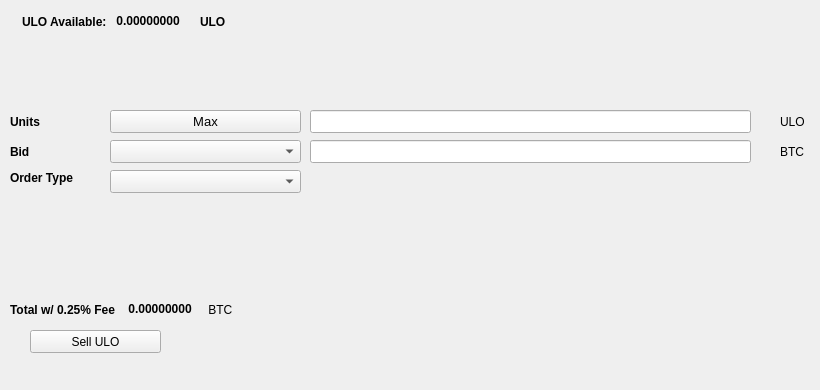
   <widget class="QWidget" name="SellTab">
    <attribute name="title">
     <string>Sell</string>
    </attribute>
    <widget class="QLabel" name="label_16">
     <property name="geometry">
      <rect>
       <x>780</x>
       <y>140</y>
       <width>31</width>
       <height>23</height>
      </rect>
     </property>
     <property name="text">
      <string>BTC</string>
     </property>
    </widget>
    <widget class="QComboBox" name="SellBidcomboBox">
     <property name="geometry">
      <rect>
       <x>110</x>
       <y>140</y>
       <width>191</width>
       <height>23</height>
      </rect>
     </property>
     <property name="font">
      <font>
       <pointsize>10</pointsize>
      </font>
     </property>
    </widget>
    <widget class="QLabel" name="label_18">
     <property name="geometry">
      <rect>
       <x>10</x>
       <y>110</y>
       <width>46</width>
       <height>23</height>
      </rect>
     </property>
     <property name="font">
      <font>
       <weight>75</weight>
       <bold>true</bold>
      </font>
     </property>
     <property name="text">
      <string>Units</string>
     </property>
    </widget>
    <widget class="QPushButton" name="Sell_Max_Amount">
     <property name="geometry">
      <rect>
       <x>110</x>
       <y>110</y>
       <width>191</width>
       <height>23</height>
      </rect>
     </property>
     <property name="font">
      <font>
       <pointsize>10</pointsize>
      </font>
     </property>
     <property name="text">
      <string>Max</string>
     </property>
    </widget>
    <widget class="QLabel" name="label_20">
     <property name="geometry">
      <rect>
       <x>10</x>
       <y>170</y>
       <width>91</width>
       <height>16</height>
      </rect>
     </property>
     <property name="font">
      <font>
       <weight>75</weight>
       <bold>true</bold>
      </font>
     </property>
     <property name="text">
      <string>Order Type</string>
     </property>
    </widget>
    <widget class="QComboBox" name="SellOrdertypeCombo">
     <property name="geometry">
      <rect>
       <x>110</x>
       <y>170</y>
       <width>191</width>
       <height>23</height>
      </rect>
     </property>
     <property name="font">
      <font>
       <pointsize>10</pointsize>
      </font>
     </property>
    </widget>
    <widget class="QLabel" name="label_21">
     <property name="geometry">
      <rect>
       <x>10</x>
       <y>140</y>
       <width>46</width>
       <height>23</height>
      </rect>
     </property>
     <property name="font">
      <font>
       <weight>75</weight>
       <bold>true</bold>
      </font>
     </property>
     <property name="text">
      <string>Bid</string>
     </property>
    </widget>
    <widget class="QLabel" name="label_22">
     <property name="geometry">
      <rect>
       <x>780</x>
       <y>110</y>
       <width>31</width>
       <height>23</height>
      </rect>
     </property>
     <property name="text">
      <string>ULO</string>
     </property>
    </widget>
    <widget class="QLineEdit" name="UnitsInputULO">
     <property name="geometry">
      <rect>
       <x>310</x>
       <y>110</y>
       <width>441</width>
       <height>23</height>
      </rect>
     </property>
     <property name="font">
      <font>
       <pointsize>9</pointsize>
       <weight>75</weight>
       <bold>true</bold>
      </font>
     </property>
    </widget>
    <widget class="QLineEdit" name="SellBidPriceEdit">
     <property name="geometry">
      <rect>
       <x>310</x>
       <y>140</y>
       <width>441</width>
       <height>23</height>
      </rect>
     </property>
     <property name="font">
      <font>
       <pointsize>9</pointsize>
       <weight>75</weight>
       <bold>true</bold>
      </font>
     </property>
    </widget>
    <widget class="QPushButton" name="SellULOBTN">
     <property name="geometry">
      <rect>
       <x>30</x>
       <y>330</y>
       <width>131</width>
       <height>23</height>
      </rect>
     </property>
     <property name="text">
      <string>Sell ULO</string>
     </property>
     <property name="icon">
      <iconset resource="../eulo">
       <normaloff>:/icons/bitcoin</normaloff>:/icons/bitcoin</iconset>
     </property>
    </widget>
    <widget class="QWidget" name="layoutWidget3">
     <property name="geometry">
      <rect>
       <x>22</x>
       <y>12</y>
       <width>258</width>
       <height>19</height>
      </rect>
     </property>
     <layout class="QHBoxLayout" name="horizontalLayout">
      <item>
       <widget class="QLabel" name="label232_2">
        <property name="font">
         <font>
          <weight>75</weight>
          <bold>true</bold>
         </font>
        </property>
        <property name="text">
         <string>ULO Available:</string>
        </property>
       </widget>
      </item>
      <item>
       <widget class="QLabel" name="ULOAvailableLabel">
        <property name="palette">
         <palette>
          <active>
           <colorrole role="WindowText">
            <brush brushstyle="SolidPattern">
             <color alpha="255">
              <red>0</red>
              <green>0</green>
              <blue>0</blue>
             </color>
            </brush>
           </colorrole>
           <colorrole role="Button">
            <brush brushstyle="SolidPattern">
             <color alpha="255">
              <red>0</red>
              <green>170</green>
              <blue>0</blue>
             </color>
            </brush>
           </colorrole>
           <colorrole role="Light">
            <brush brushstyle="SolidPattern">
             <color alpha="255">
              <red>0</red>
              <green>255</green>
              <blue>0</blue>
             </color>
            </brush>
           </colorrole>
           <colorrole role="Midlight">
            <brush brushstyle="SolidPattern">
             <color alpha="255">
              <red>0</red>
              <green>212</green>
              <blue>0</blue>
             </color>
            </brush>
           </colorrole>
           <colorrole role="Dark">
            <brush brushstyle="SolidPattern">
             <color alpha="255">
              <red>0</red>
              <green>85</green>
              <blue>0</blue>
             </color>
            </brush>
           </colorrole>
           <colorrole role="Mid">
            <brush brushstyle="SolidPattern">
             <color alpha="255">
              <red>0</red>
              <green>113</green>
              <blue>0</blue>
             </color>
            </brush>
           </colorrole>
           <colorrole role="Text">
            <brush brushstyle="SolidPattern">
             <color alpha="255">
              <red>0</red>
              <green>170</green>
              <blue>0</blue>
             </color>
            </brush>
           </colorrole>
           <colorrole role="BrightText">
            <brush brushstyle="SolidPattern">
             <color alpha="255">
              <red>255</red>
              <green>255</green>
              <blue>255</blue>
             </color>
            </brush>
           </colorrole>
           <colorrole role="ButtonText">
            <brush brushstyle="SolidPattern">
             <color alpha="255">
              <red>0</red>
              <green>0</green>
              <blue>0</blue>
             </color>
            </brush>
           </colorrole>
           <colorrole role="Base">
            <brush brushstyle="SolidPattern">
             <color alpha="255">
              <red>255</red>
              <green>255</green>
              <blue>255</blue>
             </color>
            </brush>
           </colorrole>
           <colorrole role="Window">
            <brush brushstyle="SolidPattern">
             <color alpha="255">
              <red>0</red>
              <green>170</green>
              <blue>0</blue>
             </color>
            </brush>
           </colorrole>
           <colorrole role="Shadow">
            <brush brushstyle="SolidPattern">
             <color alpha="255">
              <red>0</red>
              <green>0</green>
              <blue>0</blue>
             </color>
            </brush>
           </colorrole>
           <colorrole role="AlternateBase">
            <brush brushstyle="SolidPattern">
             <color alpha="255">
              <red>127</red>
              <green>212</green>
              <blue>127</blue>
             </color>
            </brush>
           </colorrole>
           <colorrole role="ToolTipBase">
            <brush brushstyle="SolidPattern">
             <color alpha="255">
              <red>255</red>
              <green>255</green>
              <blue>220</blue>
             </color>
            </brush>
           </colorrole>
           <colorrole role="ToolTipText">
            <brush brushstyle="SolidPattern">
             <color alpha="255">
              <red>0</red>
              <green>0</green>
              <blue>0</blue>
             </color>
            </brush>
           </colorrole>
          </active>
          <inactive>
           <colorrole role="WindowText">
            <brush brushstyle="SolidPattern">
             <color alpha="255">
              <red>0</red>
              <green>0</green>
              <blue>0</blue>
             </color>
            </brush>
           </colorrole>
           <colorrole role="Button">
            <brush brushstyle="SolidPattern">
             <color alpha="255">
              <red>0</red>
              <green>170</green>
              <blue>0</blue>
             </color>
            </brush>
           </colorrole>
           <colorrole role="Light">
            <brush brushstyle="SolidPattern">
             <color alpha="255">
              <red>0</red>
              <green>255</green>
              <blue>0</blue>
             </color>
            </brush>
           </colorrole>
           <colorrole role="Midlight">
            <brush brushstyle="SolidPattern">
             <color alpha="255">
              <red>0</red>
              <green>212</green>
              <blue>0</blue>
             </color>
            </brush>
           </colorrole>
           <colorrole role="Dark">
            <brush brushstyle="SolidPattern">
             <color alpha="255">
              <red>0</red>
              <green>85</green>
              <blue>0</blue>
             </color>
            </brush>
           </colorrole>
           <colorrole role="Mid">
            <brush brushstyle="SolidPattern">
             <color alpha="255">
              <red>0</red>
              <green>113</green>
              <blue>0</blue>
             </color>
            </brush>
           </colorrole>
           <colorrole role="Text">
            <brush brushstyle="SolidPattern">
             <color alpha="255">
              <red>0</red>
              <green>170</green>
              <blue>0</blue>
             </color>
            </brush>
           </colorrole>
           <colorrole role="BrightText">
            <brush brushstyle="SolidPattern">
             <color alpha="255">
              <red>255</red>
              <green>255</green>
              <blue>255</blue>
             </color>
            </brush>
           </colorrole>
           <colorrole role="ButtonText">
            <brush brushstyle="SolidPattern">
             <color alpha="255">
              <red>0</red>
              <green>0</green>
              <blue>0</blue>
             </color>
            </brush>
           </colorrole>
           <colorrole role="Base">
            <brush brushstyle="SolidPattern">
             <color alpha="255">
              <red>255</red>
              <green>255</green>
              <blue>255</blue>
             </color>
            </brush>
           </colorrole>
           <colorrole role="Window">
            <brush brushstyle="SolidPattern">
             <color alpha="255">
              <red>0</red>
              <green>170</green>
              <blue>0</blue>
             </color>
            </brush>
           </colorrole>
           <colorrole role="Shadow">
            <brush brushstyle="SolidPattern">
             <color alpha="255">
              <red>0</red>
              <green>0</green>
              <blue>0</blue>
             </color>
            </brush>
           </colorrole>
           <colorrole role="AlternateBase">
            <brush brushstyle="SolidPattern">
             <color alpha="255">
              <red>127</red>
              <green>212</green>
              <blue>127</blue>
             </color>
            </brush>
           </colorrole>
           <colorrole role="ToolTipBase">
            <brush brushstyle="SolidPattern">
             <color alpha="255">
              <red>255</red>
              <green>255</green>
              <blue>220</blue>
             </color>
            </brush>
           </colorrole>
           <colorrole role="ToolTipText">
            <brush brushstyle="SolidPattern">
             <color alpha="255">
              <red>0</red>
              <green>0</green>
              <blue>0</blue>
             </color>
            </brush>
           </colorrole>
          </inactive>
          <disabled>
           <colorrole role="WindowText">
            <brush brushstyle="SolidPattern">
             <color alpha="255">
              <red>0</red>
              <green>85</green>
              <blue>0</blue>
             </color>
            </brush>
           </colorrole>
           <colorrole role="Button">
            <brush brushstyle="SolidPattern">
             <color alpha="255">
              <red>0</red>
              <green>170</green>
              <blue>0</blue>
             </color>
            </brush>
           </colorrole>
           <colorrole role="Light">
            <brush brushstyle="SolidPattern">
             <color alpha="255">
              <red>0</red>
              <green>255</green>
              <blue>0</blue>
             </color>
            </brush>
           </colorrole>
           <colorrole role="Midlight">
            <brush brushstyle="SolidPattern">
             <color alpha="255">
              <red>0</red>
              <green>212</green>
              <blue>0</blue>
             </color>
            </brush>
           </colorrole>
           <colorrole role="Dark">
            <brush brushstyle="SolidPattern">
             <color alpha="255">
              <red>0</red>
              <green>85</green>
              <blue>0</blue>
             </color>
            </brush>
           </colorrole>
           <colorrole role="Mid">
            <brush brushstyle="SolidPattern">
             <color alpha="255">
              <red>0</red>
              <green>113</green>
              <blue>0</blue>
             </color>
            </brush>
           </colorrole>
           <colorrole role="Text">
            <brush brushstyle="SolidPattern">
             <color alpha="255">
              <red>0</red>
              <green>85</green>
              <blue>0</blue>
             </color>
            </brush>
           </colorrole>
           <colorrole role="BrightText">
            <brush brushstyle="SolidPattern">
             <color alpha="255">
              <red>255</red>
              <green>255</green>
              <blue>255</blue>
             </color>
            </brush>
           </colorrole>
           <colorrole role="ButtonText">
            <brush brushstyle="SolidPattern">
             <color alpha="255">
              <red>0</red>
              <green>85</green>
              <blue>0</blue>
             </color>
            </brush>
           </colorrole>
           <colorrole role="Base">
            <brush brushstyle="SolidPattern">
             <color alpha="255">
              <red>0</red>
              <green>170</green>
              <blue>0</blue>
             </color>
            </brush>
           </colorrole>
           <colorrole role="Window">
            <brush brushstyle="SolidPattern">
             <color alpha="255">
              <red>0</red>
              <green>170</green>
              <blue>0</blue>
             </color>
            </brush>
           </colorrole>
           <colorrole role="Shadow">
            <brush brushstyle="SolidPattern">
             <color alpha="255">
              <red>0</red>
              <green>0</green>
              <blue>0</blue>
             </color>
            </brush>
           </colorrole>
           <colorrole role="AlternateBase">
            <brush brushstyle="SolidPattern">
             <color alpha="255">
              <red>0</red>
              <green>170</green>
              <blue>0</blue>
             </color>
            </brush>
           </colorrole>
           <colorrole role="ToolTipBase">
            <brush brushstyle="SolidPattern">
             <color alpha="255">
              <red>255</red>
              <green>255</green>
              <blue>220</blue>
             </color>
            </brush>
           </colorrole>
           <colorrole role="ToolTipText">
            <brush brushstyle="SolidPattern">
             <color alpha="255">
              <red>0</red>
              <green>0</green>
              <blue>0</blue>
             </color>
            </brush>
           </colorrole>
          </disabled>
         </palette>
        </property>
        <property name="font">
         <font>
          <weight>75</weight>
          <bold>true</bold>
         </font>
        </property>
        <property name="text">
         <string> 0.00000000 </string>
        </property>
        <property name="textInteractionFlags">
         <set>Qt::LinksAccessibleByMouse|Qt::TextSelectableByKeyboard|Qt::TextSelectableByMouse</set>
        </property>
       </widget>
      </item>
      <item>
       <widget class="QLabel" name="labelULO">
        <property name="font">
         <font>
          <weight>75</weight>
          <bold>true</bold>
         </font>
        </property>
        <property name="text">
         <string>ULO</string>
        </property>
       </widget>
      </item>
     </layout>
    </widget>
    <widget class="QWidget" name="layoutWidget">
     <property name="geometry">
      <rect>
       <x>10</x>
       <y>300</y>
       <width>268</width>
       <height>19</height>
      </rect>
     </property>
     <layout class="QHBoxLayout" name="horizontalLayout_2">
      <item>
       <widget class="QLabel" name="label_19">
        <property name="font">
         <font>
          <weight>75</weight>
          <bold>true</bold>
         </font>
        </property>
        <property name="text">
         <string>Total w/ 0.25% Fee </string>
        </property>
       </widget>
      </item>
      <item>
       <widget class="QLabel" name="SellCostLabel">
        <property name="palette">
         <palette>
          <active>
           <colorrole role="WindowText">
            <brush brushstyle="SolidPattern">
             <color alpha="255">
              <red>0</red>
              <green>0</green>
              <blue>0</blue>
             </color>
            </brush>
           </colorrole>
           <colorrole role="Button">
            <brush brushstyle="SolidPattern">
             <color alpha="255">
              <red>0</red>
              <green>170</green>
              <blue>0</blue>
             </color>
            </brush>
           </colorrole>
           <colorrole role="Light">
            <brush brushstyle="SolidPattern">
             <color alpha="255">
              <red>0</red>
              <green>255</green>
              <blue>0</blue>
             </color>
            </brush>
           </colorrole>
           <colorrole role="Midlight">
            <brush brushstyle="SolidPattern">
             <color alpha="255">
              <red>0</red>
              <green>212</green>
              <blue>0</blue>
             </color>
            </brush>
           </colorrole>
           <colorrole role="Dark">
            <brush brushstyle="SolidPattern">
             <color alpha="255">
              <red>0</red>
              <green>85</green>
              <blue>0</blue>
             </color>
            </brush>
           </colorrole>
           <colorrole role="Mid">
            <brush brushstyle="SolidPattern">
             <color alpha="255">
              <red>0</red>
              <green>113</green>
              <blue>0</blue>
             </color>
            </brush>
           </colorrole>
           <colorrole role="Text">
            <brush brushstyle="SolidPattern">
             <color alpha="255">
              <red>0</red>
              <green>170</green>
              <blue>0</blue>
             </color>
            </brush>
           </colorrole>
           <colorrole role="BrightText">
            <brush brushstyle="SolidPattern">
             <color alpha="255">
              <red>255</red>
              <green>255</green>
              <blue>255</blue>
             </color>
            </brush>
           </colorrole>
           <colorrole role="ButtonText">
            <brush brushstyle="SolidPattern">
             <color alpha="255">
              <red>0</red>
              <green>0</green>
              <blue>0</blue>
             </color>
            </brush>
           </colorrole>
           <colorrole role="Base">
            <brush brushstyle="SolidPattern">
             <color alpha="255">
              <red>255</red>
              <green>255</green>
              <blue>255</blue>
             </color>
            </brush>
           </colorrole>
           <colorrole role="Window">
            <brush brushstyle="SolidPattern">
             <color alpha="255">
              <red>0</red>
              <green>170</green>
              <blue>0</blue>
             </color>
            </brush>
           </colorrole>
           <colorrole role="Shadow">
            <brush brushstyle="SolidPattern">
             <color alpha="255">
              <red>0</red>
              <green>0</green>
              <blue>0</blue>
             </color>
            </brush>
           </colorrole>
           <colorrole role="AlternateBase">
            <brush brushstyle="SolidPattern">
             <color alpha="255">
              <red>127</red>
              <green>212</green>
              <blue>127</blue>
             </color>
            </brush>
           </colorrole>
           <colorrole role="ToolTipBase">
            <brush brushstyle="SolidPattern">
             <color alpha="255">
              <red>255</red>
              <green>255</green>
              <blue>220</blue>
             </color>
            </brush>
           </colorrole>
           <colorrole role="ToolTipText">
            <brush brushstyle="SolidPattern">
             <color alpha="255">
              <red>0</red>
              <green>0</green>
              <blue>0</blue>
             </color>
            </brush>
           </colorrole>
          </active>
          <inactive>
           <colorrole role="WindowText">
            <brush brushstyle="SolidPattern">
             <color alpha="255">
              <red>0</red>
              <green>0</green>
              <blue>0</blue>
             </color>
            </brush>
           </colorrole>
           <colorrole role="Button">
            <brush brushstyle="SolidPattern">
             <color alpha="255">
              <red>0</red>
              <green>170</green>
              <blue>0</blue>
             </color>
            </brush>
           </colorrole>
           <colorrole role="Light">
            <brush brushstyle="SolidPattern">
             <color alpha="255">
              <red>0</red>
              <green>255</green>
              <blue>0</blue>
             </color>
            </brush>
           </colorrole>
           <colorrole role="Midlight">
            <brush brushstyle="SolidPattern">
             <color alpha="255">
              <red>0</red>
              <green>212</green>
              <blue>0</blue>
             </color>
            </brush>
           </colorrole>
           <colorrole role="Dark">
            <brush brushstyle="SolidPattern">
             <color alpha="255">
              <red>0</red>
              <green>85</green>
              <blue>0</blue>
             </color>
            </brush>
           </colorrole>
           <colorrole role="Mid">
            <brush brushstyle="SolidPattern">
             <color alpha="255">
              <red>0</red>
              <green>113</green>
              <blue>0</blue>
             </color>
            </brush>
           </colorrole>
           <colorrole role="Text">
            <brush brushstyle="SolidPattern">
             <color alpha="255">
              <red>0</red>
              <green>170</green>
              <blue>0</blue>
             </color>
            </brush>
           </colorrole>
           <colorrole role="BrightText">
            <brush brushstyle="SolidPattern">
             <color alpha="255">
              <red>255</red>
              <green>255</green>
              <blue>255</blue>
             </color>
            </brush>
           </colorrole>
           <colorrole role="ButtonText">
            <brush brushstyle="SolidPattern">
             <color alpha="255">
              <red>0</red>
              <green>0</green>
              <blue>0</blue>
             </color>
            </brush>
           </colorrole>
           <colorrole role="Base">
            <brush brushstyle="SolidPattern">
             <color alpha="255">
              <red>255</red>
              <green>255</green>
              <blue>255</blue>
             </color>
            </brush>
           </colorrole>
           <colorrole role="Window">
            <brush brushstyle="SolidPattern">
             <color alpha="255">
              <red>0</red>
              <green>170</green>
              <blue>0</blue>
             </color>
            </brush>
           </colorrole>
           <colorrole role="Shadow">
            <brush brushstyle="SolidPattern">
             <color alpha="255">
              <red>0</red>
              <green>0</green>
              <blue>0</blue>
             </color>
            </brush>
           </colorrole>
           <colorrole role="AlternateBase">
            <brush brushstyle="SolidPattern">
             <color alpha="255">
              <red>127</red>
              <green>212</green>
              <blue>127</blue>
             </color>
            </brush>
           </colorrole>
           <colorrole role="ToolTipBase">
            <brush brushstyle="SolidPattern">
             <color alpha="255">
              <red>255</red>
              <green>255</green>
              <blue>220</blue>
             </color>
            </brush>
           </colorrole>
           <colorrole role="ToolTipText">
            <brush brushstyle="SolidPattern">
             <color alpha="255">
              <red>0</red>
              <green>0</green>
              <blue>0</blue>
             </color>
            </brush>
           </colorrole>
          </inactive>
          <disabled>
           <colorrole role="WindowText">
            <brush brushstyle="SolidPattern">
             <color alpha="255">
              <red>0</red>
              <green>85</green>
              <blue>0</blue>
             </color>
            </brush>
           </colorrole>
           <colorrole role="Button">
            <brush brushstyle="SolidPattern">
             <color alpha="255">
              <red>0</red>
              <green>170</green>
              <blue>0</blue>
             </color>
            </brush>
           </colorrole>
           <colorrole role="Light">
            <brush brushstyle="SolidPattern">
             <color alpha="255">
              <red>0</red>
              <green>255</green>
              <blue>0</blue>
             </color>
            </brush>
           </colorrole>
           <colorrole role="Midlight">
            <brush brushstyle="SolidPattern">
             <color alpha="255">
              <red>0</red>
              <green>212</green>
              <blue>0</blue>
             </color>
            </brush>
           </colorrole>
           <colorrole role="Dark">
            <brush brushstyle="SolidPattern">
             <color alpha="255">
              <red>0</red>
              <green>85</green>
              <blue>0</blue>
             </color>
            </brush>
           </colorrole>
           <colorrole role="Mid">
            <brush brushstyle="SolidPattern">
             <color alpha="255">
              <red>0</red>
              <green>113</green>
              <blue>0</blue>
             </color>
            </brush>
           </colorrole>
           <colorrole role="Text">
            <brush brushstyle="SolidPattern">
             <color alpha="255">
              <red>0</red>
              <green>85</green>
              <blue>0</blue>
             </color>
            </brush>
           </colorrole>
           <colorrole role="BrightText">
            <brush brushstyle="SolidPattern">
             <color alpha="255">
              <red>255</red>
              <green>255</green>
              <blue>255</blue>
             </color>
            </brush>
           </colorrole>
           <colorrole role="ButtonText">
            <brush brushstyle="SolidPattern">
             <color alpha="255">
              <red>0</red>
              <green>85</green>
              <blue>0</blue>
             </color>
            </brush>
           </colorrole>
           <colorrole role="Base">
            <brush brushstyle="SolidPattern">
             <color alpha="255">
              <red>0</red>
              <green>170</green>
              <blue>0</blue>
             </color>
            </brush>
           </colorrole>
           <colorrole role="Window">
            <brush brushstyle="SolidPattern">
             <color alpha="255">
              <red>0</red>
              <green>170</green>
              <blue>0</blue>
             </color>
            </brush>
           </colorrole>
           <colorrole role="Shadow">
            <brush brushstyle="SolidPattern">
             <color alpha="255">
              <red>0</red>
              <green>0</green>
              <blue>0</blue>
             </color>
            </brush>
           </colorrole>
           <colorrole role="AlternateBase">
            <brush brushstyle="SolidPattern">
             <color alpha="255">
              <red>0</red>
              <green>170</green>
              <blue>0</blue>
             </color>
            </brush>
           </colorrole>
           <colorrole role="ToolTipBase">
            <brush brushstyle="SolidPattern">
             <color alpha="255">
              <red>255</red>
              <green>255</green>
              <blue>220</blue>
             </color>
            </brush>
           </colorrole>
           <colorrole role="ToolTipText">
            <brush brushstyle="SolidPattern">
             <color alpha="255">
              <red>0</red>
              <green>0</green>
              <blue>0</blue>
             </color>
            </brush>
           </colorrole>
          </disabled>
         </palette>
        </property>
        <property name="font">
         <font>
          <weight>75</weight>
          <bold>true</bold>
         </font>
        </property>
        <property name="autoFillBackground">
         <bool>false</bool>
        </property>
        <property name="text">
         <string> 0.00000000</string>
        </property>
        <property name="textInteractionFlags">
         <set>Qt::LinksAccessibleByMouse|Qt::TextSelectableByMouse</set>
        </property>
       </widget>
      </item>
      <item>
       <widget class="QLabel" name="label_17">
        <property name="font">
         <font>
          <weight>50</weight>
          <bold>false</bold>
         </font>
        </property>
        <property name="text">
         <string> BTC</string>
        </property>
       </widget>
      </item>
     </layout>
    </widget>
    <widget class="QLabel" name="label_23">
     <property name="geometry">
      <rect>
       <x>460</x>
       <y>300</y>
       <width>281</width>
       <height>81</height>
      </rect>
     </property>
     <property name="text">
      <string/>
     </property>
     <property name="pixmap">
      <pixmap>:/images/bittrex</pixmap>
     </property>
    </widget>
   </widget>
